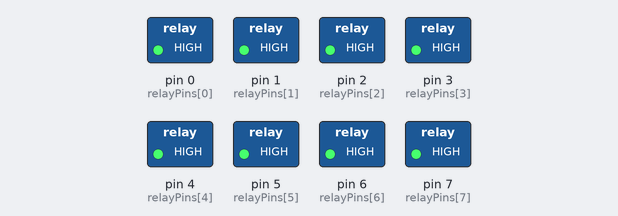
Simulated run of this sketch. Board: Arduino Uno, built with avr-gcc and run on an emulated ATmega328P. Parts: switched loads named in the sketch (green lamp = pin HIGH).

Above: at 0.5 s.
At 3.5 s:
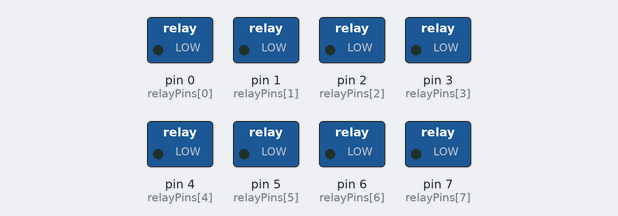
Timing chart, 0 to 4.6 s (numbered marks = the images above):
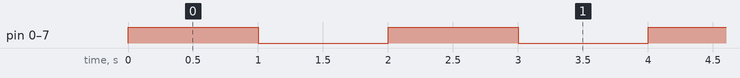

Measured:
- by itself, pin 0 (relayPins[0]), pin 1 (relayPins[1]), pin 2 (relayPins[2]), pin 3 (relayPins[3]), pin 4 (relayPins[4]), pin 5 (relayPins[5]), pin 6 (relayPins[6]), pin 7 (relayPins[7]): alternates HIGH for 1.0 s and LOW for 1.0 s

The sketch:

8Channel_relay.ino
```cpp
const int relayPins[] = {0, 1, 2, 3, 4, 5, 6, 7}; // Pins connected to the relay module

void setup() {
  for (int i = 0; i < 8; i++) {
    pinMode(relayPins[i], OUTPUT);
    digitalWrite(relayPins[i], LOW); // Turn off all relays initially
  }
}

void loop() {
  // Control the LEDs using the relays

  // Turn on all 8 relays (and therefore, the LEDs)
  for (int i = 0; i < 8; i++) {
    digitalWrite(relayPins[i], HIGH);
  }

  delay(1000); // Wait for 1 second with all LEDs on

  // Turn off all relays (and therefore, the LEDs)
  for (int i = 0; i < 8; i++) {
    digitalWrite(relayPins[i], LOW);
  }

  delay(1000); // Wait for 1 second with all LEDs off
}
```

example1.c
```cpp
#include <stdio.h>

int main() {
    // Constants for conversion rates
    const double USD_TO_CAD = 1.35;
    const double GALLON_TO_LITER = 3.785;
    const double BARREL_TO_GALLON = 31.5;

    // User inputs
    int currencyChoice, unitChoice;
    double pricePerGallonUSD;

    // Prompt the user for inputs
    printf("Enter starting currency (1-USD, 2-CAD) -> ");
    scanf("%d", &currencyChoice);

    printf("Enter starting unit (1-g, 2-l, 3-b) -> ");
    scanf("%d", &unitChoice);

    printf("Enter current price per g (USD) -> ");
    scanf("%lf", &pricePerGallonUSD);

    // Convert currency to USD if CAD is chosen
    if (currencyChoice == 2) {
        pricePerGallonUSD /= USD_TO_CAD;
    }

    // Convert units to gallons if liter or barrel is chosen
    if (unitChoice == 2) {
        pricePerGallonUSD /= GALLON_TO_LITER;
    } else if (unitChoice == 3) {
        pricePerGallonUSD /= BARREL_TO_GALLON;
    }

    // Calculate equivalent prices
    double pricePerLiterUSD = pricePerGallonUSD * GALLON_TO_LITER;
    double pricePerBarrelUSD = pricePerGallonUSD * BARREL_TO_GALLON;
    double pricePerLiterCAD = pricePerLiterUSD * USD_TO_CAD;
    double pricePerBarrelCAD = pricePerBarrelUSD * USD_TO_CAD;

    // Display the results
    printf("--- Unit --- USD ----- CAD ---\n");
    printf("Gallon: $ %.2lf $ %.2lf\n", pricePerGallonUSD, pricePerGallonUSD * USD_TO_CAD);
    printf("Liter: $ %.2lf $ %.2lf\n", pricePerLiterUSD, pricePerLiterCAD);
    printf("Barrel: $ %.2lf $ %.2lf\n", pricePerBarrelUSD, pricePerBarrelCAD);
    printf("-=-=-=-=-=-=-=-=-=-=-=-=-=-=-=-\n");

    return 0;
}
```

example2.c
```cpp
#include <stdio.h>

int main() {
    // Constants for conversion rates
    const double USD_TO_CAD = 1.35;
    const double GALLON_TO_LITER = 3.785;
    const double BARREL_TO_GALLON = 31.5;

    // User inputs
    int currencyChoice, unitChoice;
    double pricePerBarrelCAD;

    // Prompt the user for inputs
    printf("Enter starting currency (1-USD, 2-CAD) -> ");
    scanf("%d", &currencyChoice);

    printf("Enter starting unit (1-g, 2-l, 3-b) -> ");
    scanf("%d", &unitChoice);

    printf("Enter current price per b (CAD) -> ");
    scanf("%lf", &pricePerBarrelCAD);

    // Convert currency to USD if CAD is chosen
    if (currencyChoice == 2) {
        pricePerBarrelCAD /= USD_TO_CAD;
    }

    // Calculate equivalent prices
    double pricePerGallonUSD = pricePerBarrelCAD / BARREL_TO_GALLON;
    double pricePerLiterUSD = pricePerGallonUSD * GALLON_TO_LITER;
    double pricePerLiterCAD = pricePerLiterUSD * USD_TO_CAD;

    // Display the results
    printf("--- Unit --- USD ----- CAD ---\n");
    printf("Gallon: $ %.2lf $ %.2lf\n", pricePerGallonUSD, pricePerGallonUSD * USD_TO_CAD);
    printf("Liter: $ %.2lf $ %.2lf\n", pricePerLiterUSD, pricePerLiterCAD);
    printf("Barrel: $ %.2lf $ %.2lf\n", pricePerBarrelCAD, pricePerBarrelCAD * USD_TO_CAD);
    printf("-=-=-=-=-=-=-=-=-=-=-=-=-=-=-=-\n");

    return 0;
}
```

example3.c
```cpp
#include <stdio.h>

int main() {
    // Constants for conversion rates
    const double USD_TO_CAD = 1.35;
    const double GALLON_TO_LITER = 3.785;
    const double BARREL_TO_GALLON = 31.5;

    // User inputs
    int currencyChoice, unitChoice;
    double pricePerBarrelUSD;

    // Prompt the user for inputs
    printf("Enter starting currency (1-USD, 2-CAD) -> ");
    scanf("%d", &currencyChoice);

    printf("Enter starting unit (1-g, 2-l, 3-b) -> ");
    scanf("%d", &unitChoice);

    printf("Enter current price per b (USD) -> ");
    scanf("%lf", &pricePerBarrelUSD);

    // Convert currency to CAD if CAD is chosen
    if (currencyChoice == 2) {
        pricePerBarrelUSD *= USD_TO_CAD;
    }

    // Convert units to gallons if liter or barrel is chosen
    if (unitChoice == 2) {
        pricePerBarrelUSD /= GALLON_TO_LITER;
    } else if (unitChoice == 3) {
        pricePerBarrelUSD /= BARREL_TO_GALLON;
    }

    // Calculate equivalent prices
    double pricePerGallonUSD = pricePerBarrelUSD / BARREL_TO_GALLON;
    double pricePerLiterUSD = pricePerGallonUSD * GALLON_TO_LITER;
    double pricePerLiterCAD = pricePerLiterUSD * USD_TO_CAD;

    // Display the results
    printf("--- Unit --- USD ----- CAD ---\n");
    printf("Gallon: $ %.2lf $ %.2lf\n", pricePerGallonUSD, pricePerGallonUSD * USD_TO_CAD);
    printf("Liter: $ %.2lf $ %.2lf\n", pricePerLiterUSD, pricePerLiterCAD);
    printf("Barrel: $ %.2lf $ %.2lf\n", pricePerBarrelUSD, pricePerBarrelUSD * USD_TO_CAD);
    printf("-=-=-=-=-=-=-=-=-=-=-=-=-=-=-=-\n");

    return 0;
}
```

example4.c
```cpp
#include <stdio.h>

int main() {
    // Constants for conversion rates
    const double USD_TO_CAD = 1.35;
    const double GALLON_TO_LITER = 3.785;
    const double BARREL_TO_GALLON = 31.5;

    // User inputs
    int currencyChoice, unitChoice;
    double pricePerLiterUSD;

    // Prompt the user for inputs
    printf("Enter starting currency (1-USD, 2-CAD) -> ");
    scanf("%d", &currencyChoice);

    printf("Enter starting unit (1-g, 2-l, 3-b) -> ");
    scanf("%d", &unitChoice);

    printf("Enter current price per l (USD) -> ");
    scanf("%lf", &pricePerLiterUSD);

    // Convert currency to CAD if CAD is chosen
    if (currencyChoice == 2) {
        pricePerLiterUSD *= USD_TO_CAD;
    }

    // Convert units to gallons if liter or barrel is chosen
    if (unitChoice == 2) {
        pricePerLiterUSD /= GALLON_TO_LITER;
    } else if (unitChoice == 3) {
        pricePerLiterUSD /= BARREL_TO_GALLON;
    }

    // Calculate equivalent prices
    double pricePerGallonUSD = pricePerLiterUSD * GALLON_TO_LITER;
    double pricePerBarrelUSD = pricePerGallonUSD * BARREL_TO_GALLON;
    double pricePerLiterCAD = pricePerLiterUSD * USD_TO_CAD;

    // Display the results
    printf("--- Unit --- USD ----- CAD ---\n");
    printf("Gallon: $ %.2lf $ %.2lf\n", pricePerGallonUSD, pricePerGallonUSD * USD_TO_CAD);
    printf("Liter: $ %.2lf $ %.2lf\n", pricePerLiterUSD, pricePerLiterCAD);
    printf("Barrel: $ %.2lf $ %.2lf\n", pricePerBarrelUSD, pricePerBarrelUSD * USD_TO_CAD);
    printf("-=-=-=-=-=-=-=-=-=-=-=-=-=-=-=-\n");

    return 0;
}
```

example5.c
```cpp
#include <stdio.h>

int main() {
    // Constants for conversion rates
    const double USD_TO_CAD = 1.35;
    const double GALLON_TO_LITER = 3.785;
    const double BARREL_TO_GALLON = 31.5;

    // User inputs
    int currencyChoice, unitChoice;
    double pricePerGallonCAD;

    // Prompt the user for inputs
    printf("Enter starting currency (1-USD, 2-CAD) -> ");
    scanf("%d", &currencyChoice);

    printf("Enter starting unit (1-g, 2-l, 3-b) -> ");
    scanf("%d", &unitChoice);

    printf("Enter current price per g (CAD) -> ");
    scanf("%lf", &pricePerGallonCAD);

    // Convert currency to USD if USD is chosen
    if (currencyChoice == 1) {
        pricePerGallonCAD /= USD_TO_CAD;
    }

    // Convert units to gallons if liter or barrel is chosen
    if (unitChoice == 2) {
        pricePerGallonCAD /= GALLON_TO_LITER;
    } else if (unitChoice == 3) {
        pricePerGallonCAD /= BARREL_TO_GALLON;
    }

    // Calculate equivalent prices
    double pricePerGallonUSD = pricePerGallonCAD * USD_TO_CAD;
    double pricePerLiterUSD = pricePerGallonUSD * GALLON_TO_LITER;
    double pricePerLiterCAD = pricePerLiterUSD * USD_TO_CAD;

    // Display the results
    printf("--- Unit --- USD ----- CAD ---\n");
    printf("Gallon: $ %.2lf $ %.2lf\n", pricePerGallonUSD, pricePerGallonCAD);
    printf("Liter: $ %.2lf $ %.2lf\n", pricePerLiterUSD, pricePerLiterCAD);
    printf("Barrel: $ %.2lf $ %.2lf\n", pricePerGallonUSD * BARREL_TO_GALLON, pricePerGallonCAD * BARREL_TO_GALLON);
    printf("-=-=-=-=-=-=-=-=-=-=-=-=-=-=-=-\n");

    return 0;
}
```

example6.c
```cpp
#include <stdio.h>

int main() {
    // Constants for conversion rates
    const double USD_TO_CAD = 1.35;
    const double GALLON_TO_LITER = 3.785;
    const double BARREL_TO_GALLON = 31.5;

    // User inputs
    int currencyChoice, unitChoice;
    double pricePerBarrelCAD;

    // Prompt the user for inputs
    printf("Enter starting currency (1-USD, 2-CAD) -> ");
    scanf("%d", &currencyChoice);

    printf("Enter starting unit (1-g, 2-l, 3-b) -> ");
    scanf("%d", &unitChoice);

    printf("Enter current price per b (CAD) -> ");
    scanf("%lf", &pricePerBarrelCAD);

    // Convert currency to USD if USD is chosen
    if (currencyChoice == 1) {
        pricePerBarrelCAD /= USD_TO_CAD;
    }

    // Convert units to gallons if liter or barrel is chosen
    if (unitChoice == 2) {
        pricePerBarrelCAD /= GALLON_TO_LITER;
    } else if (unitChoice == 3) {
        pricePerBarrelCAD /= BARREL_TO_GALLON;
    }

    // Calculate equivalent prices
    double pricePerGallonUSD = pricePerBarrelCAD * USD_TO_CAD / BARREL_TO_GALLON;
    double pricePerLiterUSD = pricePerGallonUSD * GALLON_TO_LITER;
    double pricePerLiterCAD = pricePerLiterUSD * USD_TO_CAD;

    // Display the results
    printf("--- Unit --- USD ----- CAD ---\n");
    printf("Gallon: $ %.2lf $ %.2lf\n", pricePerGallonUSD, pricePerBarrelCAD * USD_TO_CAD / BARREL_TO_GALLON);
    printf("Liter: $ %.2lf $ %.2lf\n", pricePerLiterUSD, pricePerLiterCAD);
    printf("Barrel: $ %.2lf $ %.2lf\n", pricePerBarrelCAD, pricePerBarrelCAD * USD_TO_CAD);
    printf("-=-=-=-=-=-=-=-=-=-=-=-=-=-=-=-\n");

    return 0;
}
```
